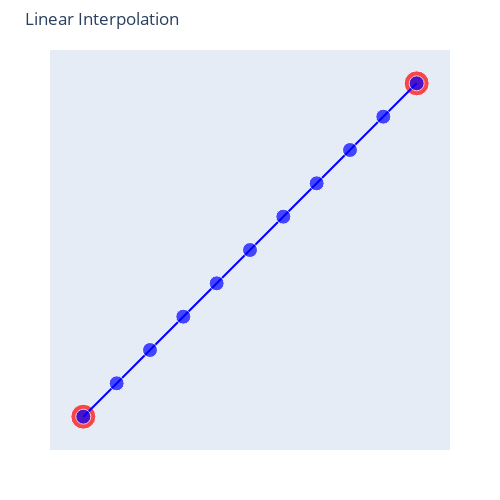

The notebook cell saved with this chart:
### Code cell
fig.add_trace(go.Scatter(
    x=curve[:, 0], 
    y=curve[:, 1],
    name="line",
    mode="lines+markers", 
    marker=dict(size=[15] * (n_segments + 1),
                color="blue")
))

fig.update_layout(title="Linear Interpolation")
fig.show()

### Figure 1 — Plotly figure (JSON) as saved in the notebook; plotly's stock layout.template omitted (floating-point values rounded to 4 significant figures)
{"data": [{"marker": {"color": "red", "size": [25, 25]}, "mode": "markers", "name": "control points", "type": "scatter", "x": [0, 1], "y": [0, 1]}, {"marker": {"color": "blue", "size": [15, 15, 15, 15, 15, 15, 15, 15, 15, 15, 15]}, "mode": "lines+markers", "name": "line", "type": "scatter", "x": [0, 0.1, 0.2, 0.3, 0.4, 0.5, 0.6, 0.7, 0.8, 0.9, 1], "y": [0, 0.1, 0.2, 0.3, 0.4, 0.5, 0.6, 0.7, 0.8, 0.9, 1]}], "layout": {"height": 500, "margin": {"b": 50, "l": 50, "r": 50, "t": 50}, "showlegend": false, "title": {"text": "Linear Interpolation"}, "width": 500, "xaxis": {"constrain": "domain", "range": [-0.1, 1.1], "showgrid": false, "showticklabels": false, "zeroline": false}, "yaxis": {"constrain": "domain", "range": [-0.1, 1.1], "scaleanchor": "x", "scaleratio": 1, "showgrid": false, "showticklabels": false, "zeroline": false}}}
